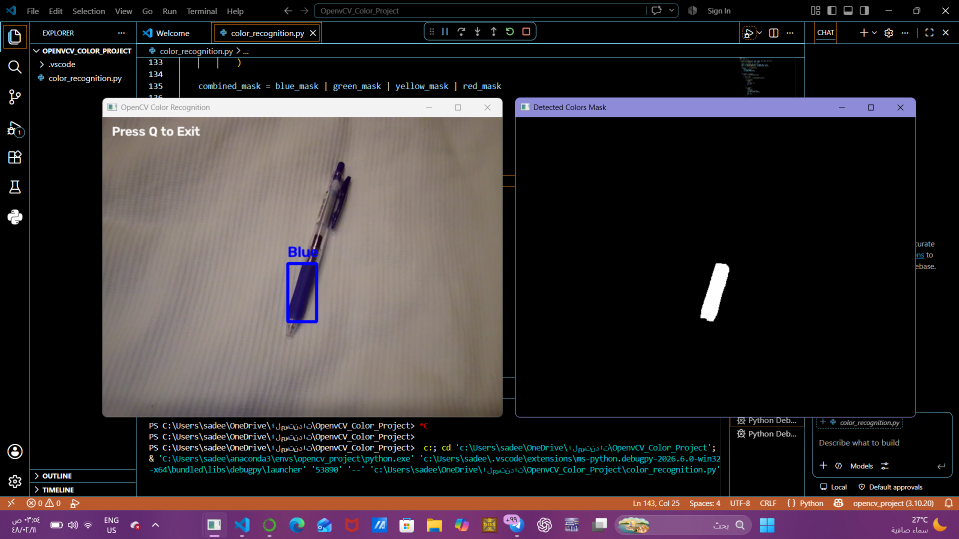
#> input picture blue.png, 1917 x 1078 px, given in place of the camera (shown at 1/2 size)
$ python color_recognition.py
#> lines starting #> are read from the running program, lines starting #| are printed output that depends on the picture; after the words box and inside, x2 and y2 are one past the last pixel; in counts of white or black regions, pixels touching at a corner belong together
import cv2
import numpy as np

def detect_color(frame, hsv, lower, upper, color_name, box_color):
    mask = cv2.inRange(hsv, lower, upper)

    kernel = np.ones((5, 5), np.uint8)
    mask = cv2.morphologyEx(mask, cv2.MORPH_OPEN, kernel)
    mask = cv2.morphologyEx(mask, cv2.MORPH_CLOSE, kernel)

    contours, _ = cv2.findContours(
        mask,
        cv2.RETR_EXTERNAL,
        cv2.CHAIN_APPROX_SIMPLE
    )

    for contour in contours:
        area = cv2.contourArea(contour)

        if area > 800:
            x, y, w, h = cv2.boundingRect(contour)

            cv2.rectangle(
                frame,
                (x, y),
                (x + w, y + h),
                box_color,
                3
            )

            cv2.putText(
                frame,
                color_name,
                (x, max(y - 10, 25)),
                cv2.FONT_HERSHEY_SIMPLEX,
                0.8,
                box_color,
                2
            )

    return mask


camera = cv2.VideoCapture(0)

if not camera.isOpened():
    print("Error: Camera could not be opened.")
    raise SystemExit

while True:
    success, frame = camera.read()
#> frame is the input picture: shape (1078, 1917, 3); mean B, G, R 48.1, 45.9, 52

    if not success:
        print("Error: Frame could not be read.")
        break

    frame = cv2.flip(frame, 1)
    hsv = cv2.cvtColor(frame, cv2.COLOR_BGR2HSV)
#> hsv: shape (1078, 1917, 3); mean H, S, V 16.5, 26.8, 56.8

    blue_mask = detect_color(
        frame,
        hsv,
        np.array([100, 120, 50]),
        np.array([140, 255, 255]),
        "Blue",
        (255, 0, 0)
    )
#> in detect_color, `mask = cv2.morphologyEx(mask, cv2.MORPH_OPEN, kernel)`:
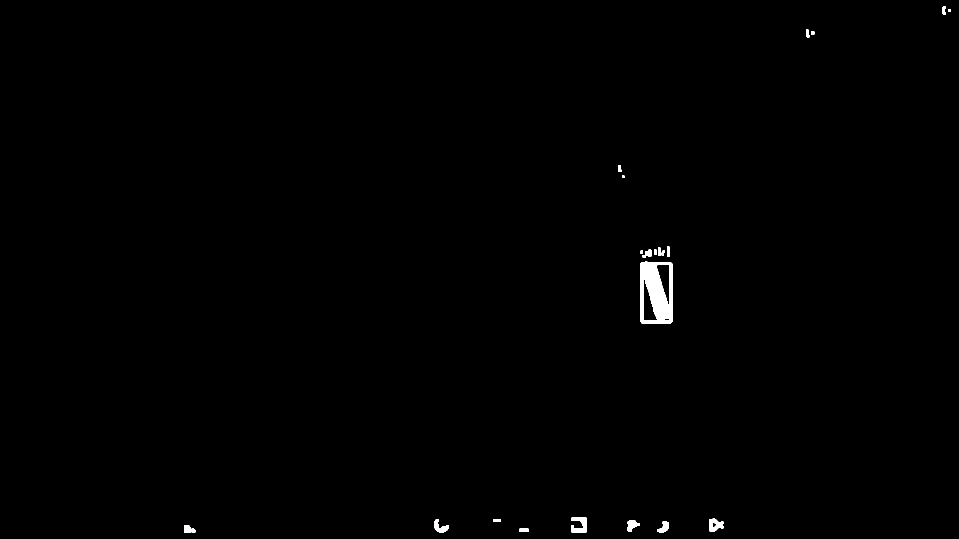
#> mask: shape (1078, 1917) (shown at 1/2 size); 0.45% white; 23 white regions, largest, box (x1, y1, x2, y2) and area: (1280, 523, 1345, 647) 5652, (1143, 1035, 1173, 1065) 620, (1418, 1037, 1447, 1064) 519
#> in detect_color, `contours, _ = cv2.findContours( mask, cv2.RETR_EXTERNAL, cv2.CHAIN_APP..`: contours = 17 contours, 1 with area under 20; largest, box (x1, y1, x2, y2) and area: (1280, 523, 1345, 647) 7716, (1143, 1035, 1173, 1065) 544, (1418, 1037, 1447, 1064) 525, (868, 1038, 897, 1065) 356, (1308, 493, 1340, 514) 330
#> the loop in detect_color, `for contour in contours:` made 17 passes
#> (area, x, y, w, h) on pass 9: (7716, 1280, 523, 65, 124)
#> after the loop in detect_color, `for contour in contours:`:
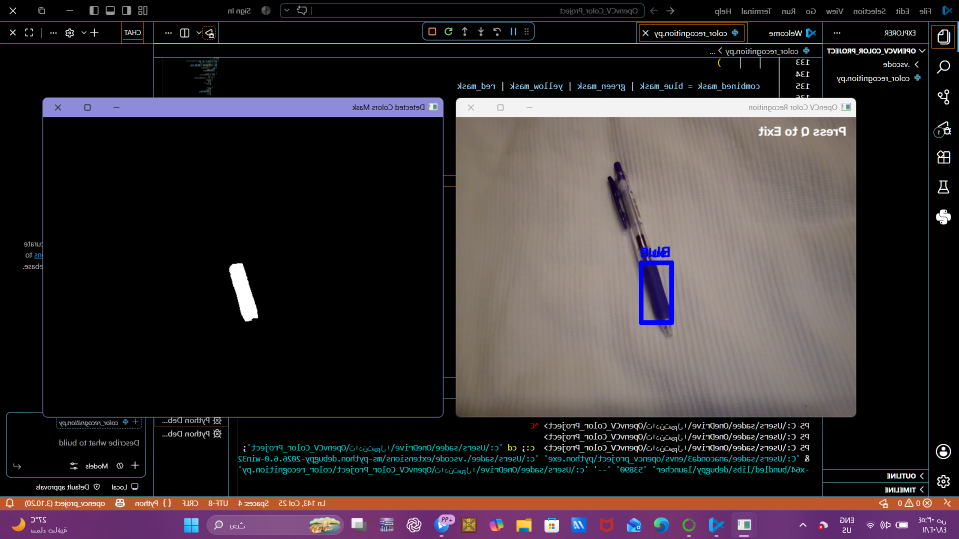
#> frame: shape (1078, 1917, 3) (shown at 1/2 size); mean B, G, R 48.2, 45.8, 51.9

    green_mask = detect_color(
        frame,
        hsv,
        np.array([35, 70, 50]),
        np.array([85, 255, 255]),
        "Green",
        (0, 255, 0)
    )
#> call 2 of detect_color, with lower = array of shape (3,), upper = array of shape (3,), color_name = 'Green', box_color = (0, 255, 0)
#> in detect_color (call 2), `mask = cv2.morphologyEx(mask, cv2.MORPH_OPEN, kernel)`:
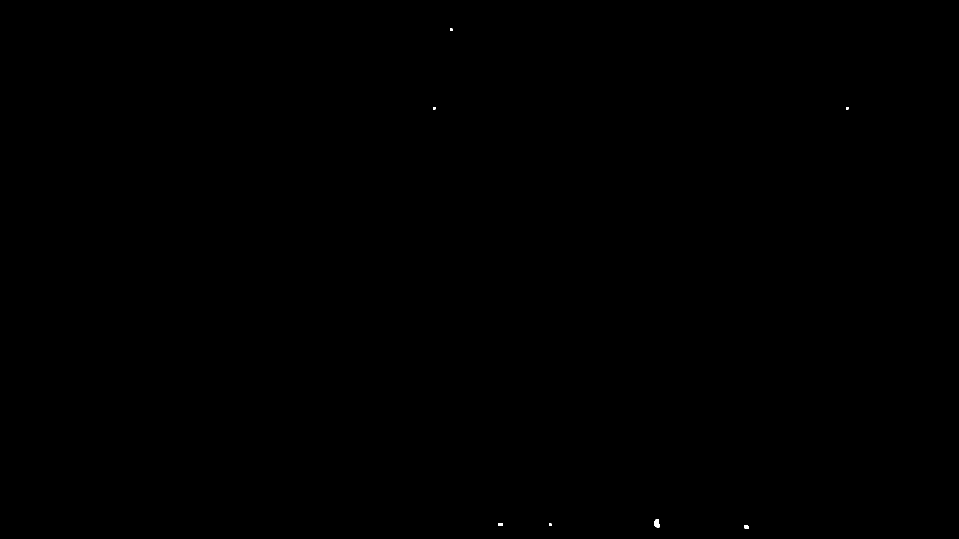
#> mask: shape (1078, 1917) (shown at 1/2 size); 0.02% white; 7 white regions
#> in detect_color (call 2), `contours, _ = cv2.findContours( mask, cv2.RETR_EXTERNAL, cv2.CHAIN_APP..`: contours = 7 contours, 4 with area under 20; largest, box (x1, y1, x2, y2) and area: (1308, 1038, 1319, 1055) 122, (1489, 1050, 1498, 1057) 44, (996, 1046, 1006, 1052) 44
#> the loop in detect_color (call 2), `for contour in contours:` made 7 passes
#> area on passes 1, 3, 4: 44, 44, 122.5

    yellow_mask = detect_color(
        frame,
        hsv,
        np.array([20, 100, 100]),
        np.array([35, 255, 255]),
        "Yellow",
        (0, 255, 255)
    )
#> call 3 of detect_color, with lower = array of shape (3,), upper = array of shape (3,), color_name = 'Yellow', box_color = (0, 255, 255)
#> in detect_color (call 3), `mask = cv2.inRange(hsv, lower, upper)`:
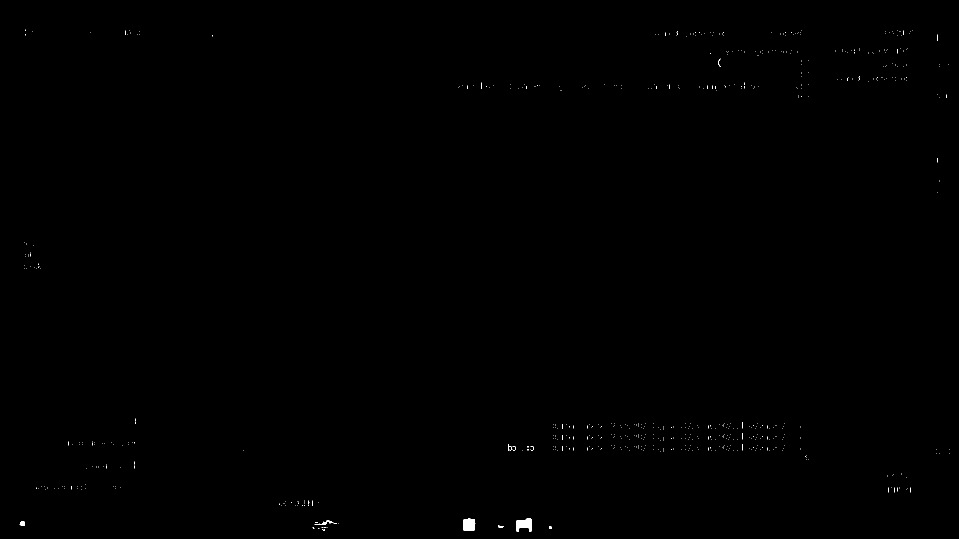
#> mask: shape (1078, 1917) (shown at 1/2 size); 0.13% white; 649 white regions (639 under 20 px), largest, box (x1, y1, x2, y2) and area: (1033, 1037, 1063, 1063) 583, (926, 1037, 951, 1062) 552, (630, 1041, 674, 1049) 108
#> in detect_color (call 3), `contours, _ = cv2.findContours( mask, cv2.RETR_EXTERNAL, cv2.CHAIN_APP..`: contours = 5 contours, 1 with area under 20; largest, box (x1, y1, x2, y2) and area: (1033, 1037, 1063, 1063) 526, (926, 1037, 950, 1061) 504, (41, 1042, 50, 1051) 60, (646, 1044, 652, 1049) 20
#> the loop in detect_color (call 3), `for contour in contours:` made 5 passes
#> area on passes 3 to 5: 60.5, 525.5, 504.5

    red_mask_1 = cv2.inRange(
        hsv,
        np.array([0, 120, 70]),
        np.array([10, 255, 255])
    )
#> red_mask_1: shape (1078, 1917); 2.4% white; 1049 white regions (1031 under 20 px), largest, box (x1, y1, x2, y2) and area: (0, 994, 1917, 1020) 46224, (1201, 1036, 1226, 1064) 336, (857, 55, 872, 71) 126

    red_mask_2 = cv2.inRange(
        hsv,
        np.array([170, 120, 70]),
        np.array([179, 255, 255])
    )
#> red_mask_2: shape (1078, 1917); 0.01% white in thin lines or dots, all inside (x1, y1, x2, y2) = (23, 257, 1887, 1065)

    red_mask = red_mask_1 | red_mask_2
#> red_mask: shape (1078, 1917); 2.4% white; 1050 white regions (1031 under 20 px), largest, box (x1, y1, x2, y2) and area: (0, 994, 1917, 1020) 46224, (1200, 1035, 1227, 1065) 470, (857, 55, 872, 71) 126

    kernel = np.ones((5, 5), np.uint8)
    red_mask = cv2.morphologyEx(red_mask, cv2.MORPH_OPEN, kernel)
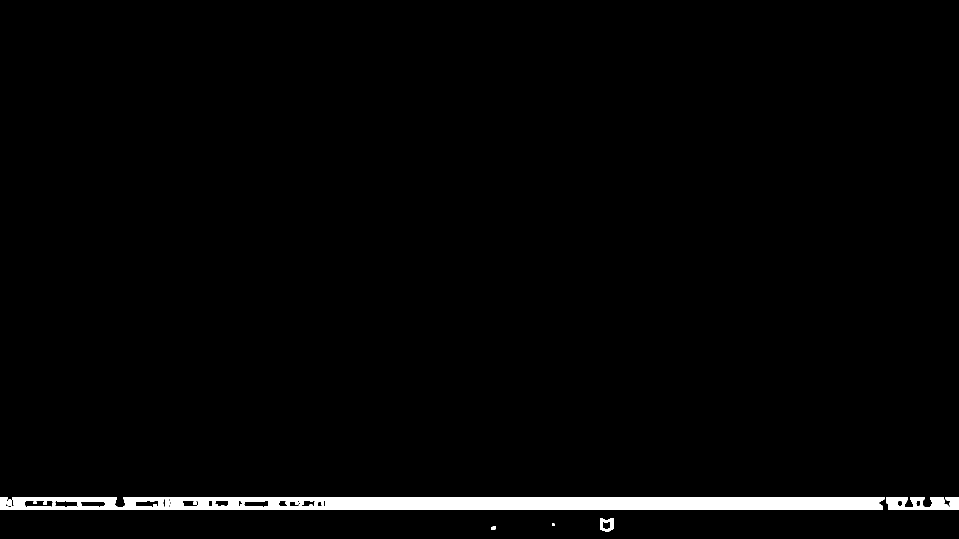
#> red_mask: shape (1078, 1917) (shown at 1/2 size); 2.2% white; 8 white regions, largest, box (x1, y1, x2, y2) and area: (0, 994, 1769, 1020) 41823, (1772, 994, 1917, 1020) 2912, (1200, 1036, 1227, 1064) 446
    red_mask = cv2.morphologyEx(red_mask, cv2.MORPH_CLOSE, kernel)
#> red_mask: shape (1078, 1917); 2.2% white; 4 white regions

    red_contours, _ = cv2.findContours(
        red_mask,
        cv2.RETR_EXTERNAL,
        cv2.CHAIN_APPROX_SIMPLE
    )
#> red_contours = 4 contours, 1 with area under 20; largest, box (x1, y1, x2, y2) and area: (0, 994, 1917, 1020) 46690, (1200, 1036, 1227, 1064) 588, (982, 1053, 992, 1060) 49

    for contour in red_contours:
        area = cv2.contourArea(contour)

        if area > 800:
            x, y, w, h = cv2.boundingRect(contour)

            cv2.rectangle(
                frame,
                (x, y),
                (x + w, y + h),
                (0, 0, 255),
                3
            )

            cv2.putText(
                frame,
                "Red",
                (x, max(y - 10, 25)),
                cv2.FONT_HERSHEY_SIMPLEX,
                0.8,
                (0, 0, 255),
                2
            )
#> this loop made 4 passes
#> (area, x, y, w, h) on pass 4: (46689.5, 0, 994, 1917, 26)
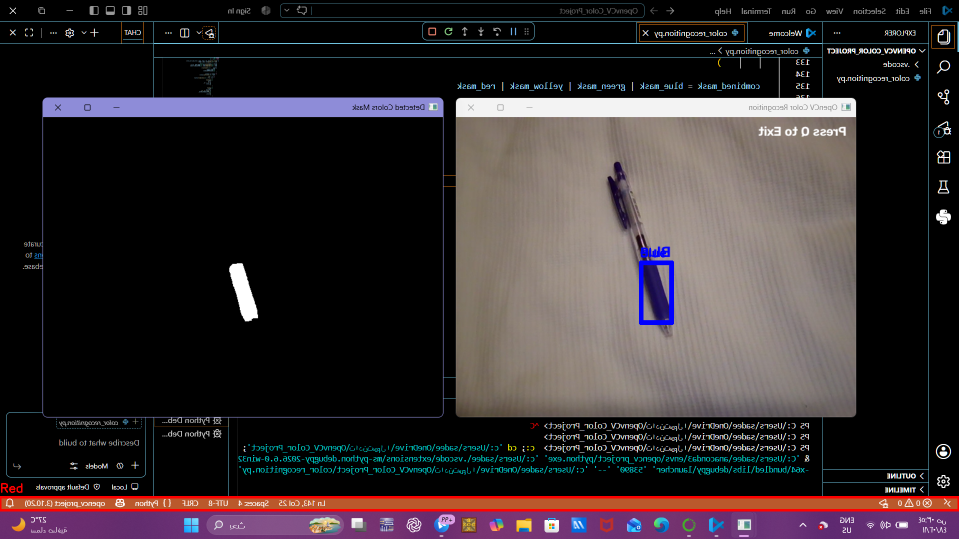
#> frame: shape (1078, 1917, 3) (shown at 1/2 size); 0.95% of pixels changed, all inside (x1, y1, x2, y2) = (0, 966, 1917, 1023)

    combined_mask = blue_mask | green_mask | yellow_mask | red_mask
#> combined_mask: shape (1078, 1917); 2.8% white; 32 white regions, largest, box (x1, y1, x2, y2) and area: (0, 994, 1917, 1020) 45610, (1280, 523, 1345, 647) 5744, (1033, 1037, 1063, 1064) 730

    cv2.putText(
        frame,
        "Press Q to Exit",
        (15, 30),
        cv2.FONT_HERSHEY_SIMPLEX,
        0.7,
        (255, 255, 255),
        2
    )
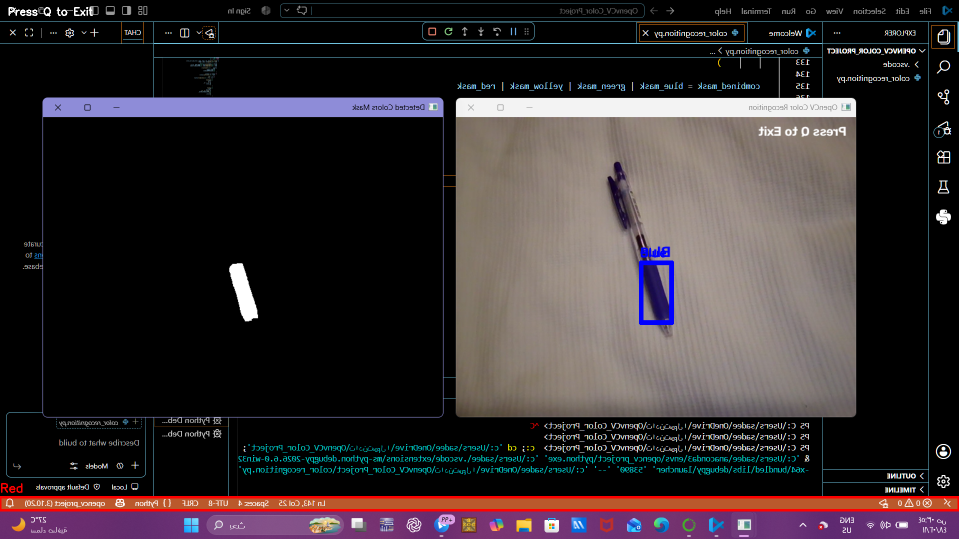
#> frame: shape (1078, 1917, 3) (shown at 1/2 size); 0.05% of pixels changed, all inside (x1, y1, x2, y2) = (17, 14, 186, 33)

    cv2.imshow("OpenCV Color Recognition", frame)
    cv2.imshow("Detected Colors Mask", combined_mask)

    if cv2.waitKey(1) & 0xFF == ord("q"):
#> (key q is pressed here)
        break

camera.release()
cv2.destroyAllWindows()
